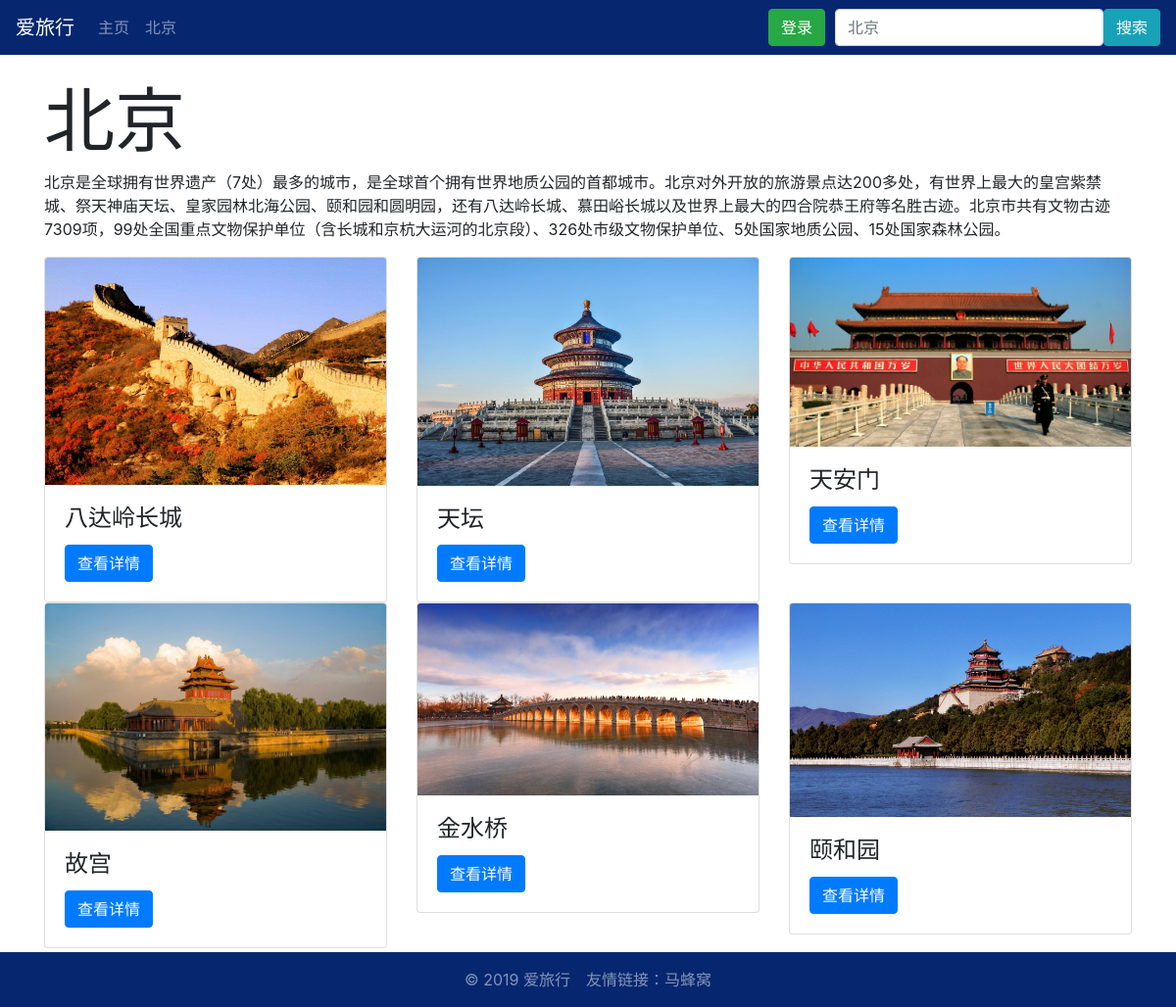
/北京/, run on the app's committed database.
### TravelRecommend/models.py (models this page shows, shortened)
class CityInfo(models.Model):
    spot_id = models.IntegerField(unique=True)
    spot_name = models.CharField(max_length=32)
    intro = models.CharField(max_length=300,default="简介完善中……")

class IMG(models.Model):
    img = models.ImageField(upload_to='img')
    city = models.ForeignKey(CityInfo, on_delete=models.CASCADE)
    name = models.CharField(max_length=20)

### TravelRecommend/views.py (the view)
# urls.py: path("<str:city_name>/", tr_views.city),
def city(request, city_name):
    print("CITY:", city_name)
    try:
        city_obj = models.CityInfo.objects.get(spot_name=city_name)
        img = models.IMG.objects.filter(city__spot_name=city_name)
    except:
        return render(request, 'undefined.html')
    else:
        return render(request, 'city.html', {'city_obj': city_obj, 'img': img})

### TravelRecommend/templates/city.html (shortened to what this page needs)
{% extends 'base.html' %}
{% load staticfiles %}
{% block content %}
    <div class="container" style="margin-top:80px ">
		<div>
            <h1 class="display-3">{{ city_obj.spot_name }}</h1><p>{{ city_obj.intro }}</p></div>
		<div class="row">
            {% for i in img %}
			<div class="col-4">
				<div class="card">
				  <img class="card-img-top" src="{{MEDIA_URL}}{{i.img}}" alt="Card image">
				  <div class="card-body">
				    <h4 class="card-title">{{ i.name }}</h4>
				    <a href="https://baike.baidu.com/item/{{ i.name }}" class="btn btn-primary">查看详情</a>
				  </div>
				</div>
			</div>
            {% endfor %}
		</div>
	</div>
{% endblock %}

### TravelRecommend/templates/base.html (shortened to what this page needs)
<!DOCTYPE html>
<html>
<head>
	<link rel="stylesheet" href="https://cdn.bootcss.com/bootstrap/4.1.0/css/bootstrap.min.css">
</head>
<body>
{% include 'nav.html' %}
{% block content %}{% endblock %}
{% include 'bottom.html' %}
</body>
</html>

### TravelRecommend/templates/nav.html
<nav class="navbar navbar-expand-sm navbar-dark fixed-top" style="background-color:#06276F ">
    <a class="navbar-brand" href="/">爱旅行<small> </small></a>
    <ul class="navbar-nav">
        <li class="nav-item">
            <a class="nav-link" href="/">主页</a>
        </li>
        <li class="nav-item">
            <a class="nav-link" href="/北京/">北京</a>
        </li>
    </ul>
    <ul class="navbar-nav ml-auto">
        <li class="nav-item" style="margin-right: 10px">
            <form class="form-inline ">
            <a href="/login/" class="btn btn-success" type="button" >登录</a>
            </form>
        </li>
        <li>
            <form class="form-inline ">
            <input class="form-control" type="text" placeholder="北京">
            <button class="btn btn-info" type="button">搜索</button>
            </form>
        </li>
    </ul>
</nav>

### TravelRecommend/templates/bottom.html
<nav class="navbar navbar-expand-sm navbar-dark fixed-bottom" style="margin-top:70px;background-color:#06276F ">
    <div style="margin:0 auto">
	<ul class="navbar-nav justify-content-center">
		<li class="nav-item">
		 	<a class="nav-link" href="#">© 2019 爱旅行</a>
		</li>
		<li class="nav-item">
		 	<a class="nav-link" href="https://www.mafengwo.cn/"> 友情链接：马蜂窝</a>
		</li>
	</ul>
    </div>
</nav>

### data on the page
CityInfo: spot_name "北京", intro "北京是全球拥有世界遗产（7处）最多的城市，是全球首个拥有世界地质公园的首都城市。北京对外开放的旅游景点达200多处，有世界上最大的皇宫紫禁城、祭天神庙天坛、皇家园林北海公园、颐和园和圆明园，还有八达岭长城、慕田峪长城以及世界上最大的四合院恭王府等名胜古迹。北京市共有文物古迹7309项，99处全国重点文物保护单位（含长城和京杭大运河的北京段）、326处市级文物保护单位、5处国家地质公园、15处国家森林公园。"
IMG: shows a picture, name "八达岭长城"
IMG: shows a picture, name "天坛"
IMG: shows a picture, name "天安门"
IMG: shows a picture, name "故宫"
IMG: shows a picture, name "金水桥"
IMG: shows a picture, name "颐和园"
